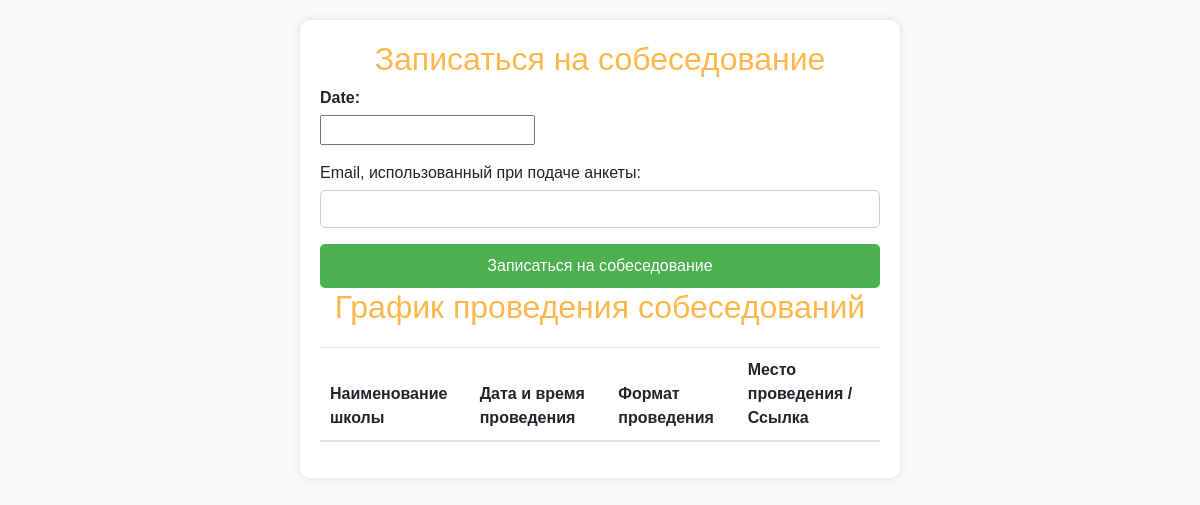
/schedule_interview/, run on an earlier commit of the app's database.
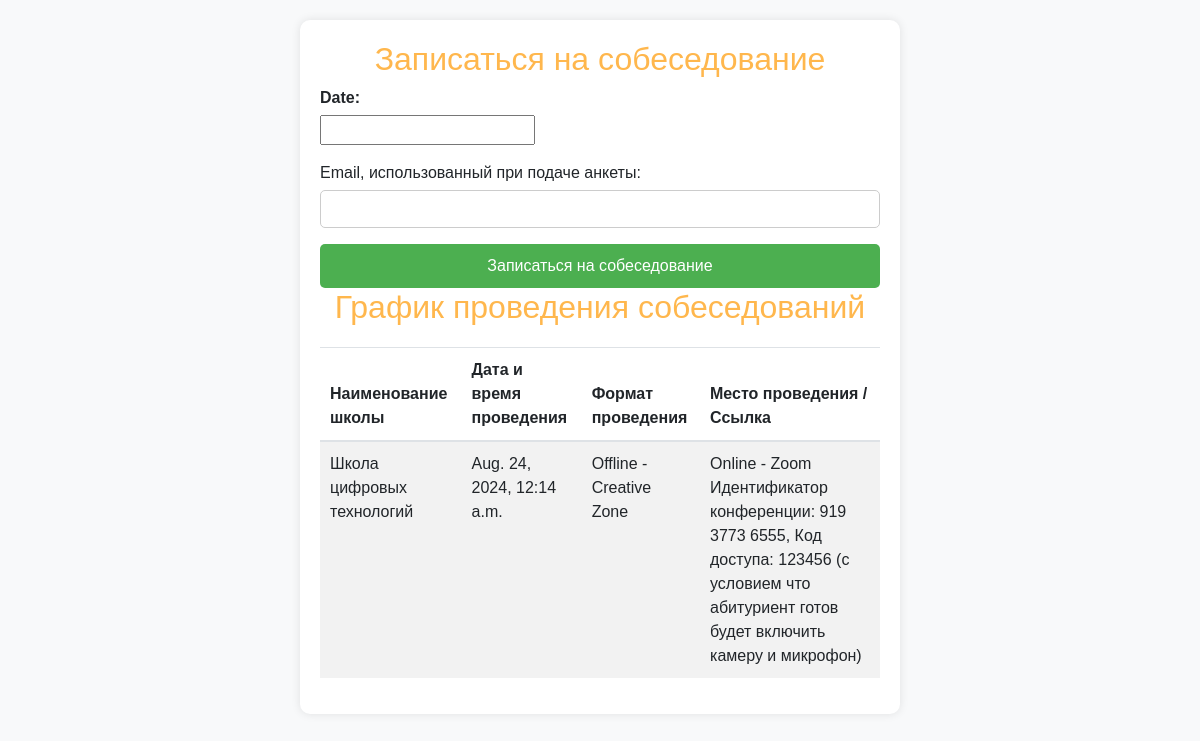
And on a later commit of the database.
### myapp/models.py (models this page shows, shortened)
class Schedule(models.Model):
    school_name = models.CharField(max_length=255)
    date_time = models.DateTimeField()
    format = models.CharField(max_length=255)
    location = models.CharField(max_length=255)

### myapp/views.py (the view)
# urls.py: path('schedule_interview/', views.schedule_interview, name='schedule_interview'),
def schedule_interview(request):
    if request.method == 'POST':
        form = InterviewScheduleForm(request.POST)
        if form.is_valid():
            schedule = form.save(commit=False)
            try:
                application = Application.objects.get(email=request.POST.get('email'))
                schedule.application = application
                schedule.save()
                messages.success(request, 'Вы успешно записались на собеседование!')
                return redirect('success')
            except Application.DoesNotExist:
                messages.error(request, 'Анкета с таким email не найдена.')
        else:
            messages.error(request, 'Пожалуйста, исправьте ошибки в форме.')
    else:
        form = InterviewScheduleForm()
        schedules = Schedule.objects.all()
        return render(request, 'schedule_interview.html', {'form': form, 'schedules': schedules})

### myapp/forms.py
class InterviewScheduleForm(forms.ModelForm):
    class Meta:
        model = InterviewSchedule
        fields = ['date']
        widgets = {
            'date': DatePickerInput(options={
                "format": "YYYY-MM-DD",
                "useCurrent": True,
                "collapse": False,
            }),
        }

### myapp/templates/schedule_interview.html (shortened to what this page needs)
<!DOCTYPE html>
<html lang="ru">
<head>
    <link rel="stylesheet" href="https://stackpath.bootstrapcdn.com/bootstrap/4.3.1/css/bootstrap.min.css">
</head>
<body>
<div class="container">
    <h2>Записаться на собеседование</h2>
    <form method="post">
        {{ form.as_p }}
        <p>Email, использованный при подаче анкеты: <input type="email" name="email" required class="form-control"></p>
        <button type="submit">Записаться на собеседование</button>
    </form>
    <h2>График проведения собеседований</h2>
    <table class="table table-striped schedule-table">
        <thead>
            <tr>
                <th>Наименование школы</th>
                <th>Дата и время проведения</th>
                <th>Формат проведения</th>
                <th>Место проведения / Ссылка</th>
            </tr>
        </thead>
        <tbody>
            {% for schedule in schedules %}
            <tr>
                <td>{{ schedule.school_name }}</td>
                <td>{{ schedule.date_time }}</td>
                <td>{{ schedule.format }}</td>
                <td>{{ schedule.location }}</td>
            </tr>
            {% endfor %}
        </tbody>
    </table>
</div>
</body>
</html>

### myapp/templates/schedule_interview.html (style rules this page uses)
body { font-family: Arial, sans-serif; background-color: #f8f9fa; padding: 20px; }
.container { max-width: 600px; margin: auto; padding: 20px; background-color: white; border-radius: 10px; box-shadow: 0 0 10px rgba(0, 0, 0, 0.1); }
h2 { text-align: center; color: #ffb74d; }
label { display: block; margin-bottom: 5px; font-weight: bold; }
.form-control { width: 100%; padding: 10px; margin: 5px 0; box-sizing: border-box; border: 1px solid #ccc; border-radius: 5px; }
button { padding: 10px 20px; background-color: #4CAF50; color: white; border: none; border-radius: 5px; cursor: pointer; width: 100%; }
.schedule-table { margin-top: 20px; width: 100%; overflow-x: auto; }
.schedule-table th, .schedule-table td { padding: 10px; text-align: left; }

What changed in the data, as far as the page shows it:
added Schedule: school_name "Школа цифровых технологий", date_time "Aug. 24, 2024, 12:14 a.m.", format "Offline - Creative Zone", location "Online - Zoom Идентификатор конференции: 919 3773 6555, Код доступа: 123456 (с условием что абитуриент готов будет включить камеру и микрофон)"
